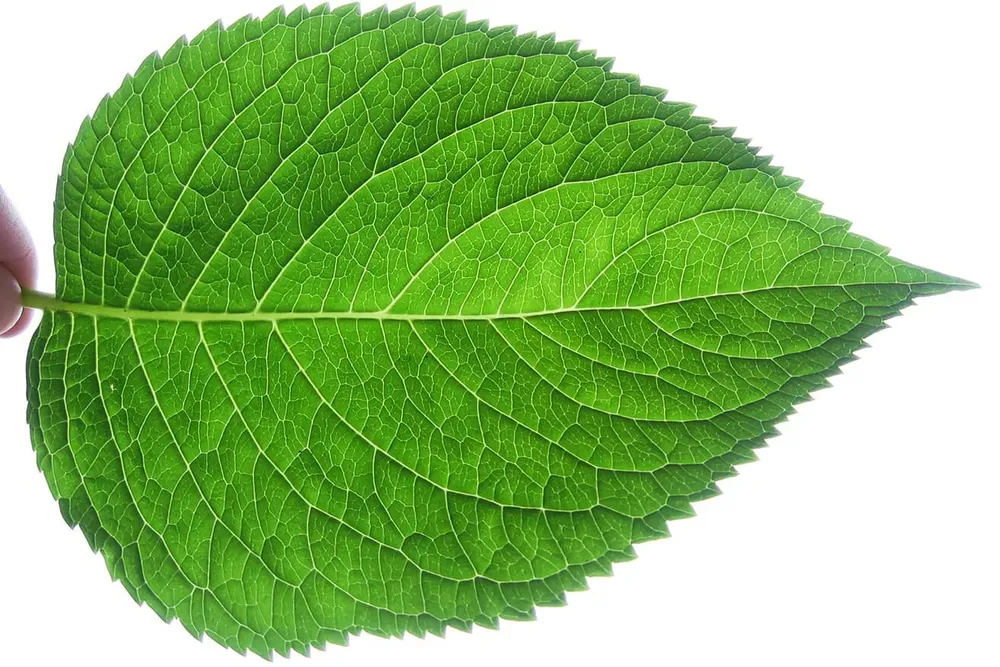
#> input picture images/leaf.webp, 1000 x 667 px, shrunk from 1313 x 876 before the run
$ jupyter execute GaborFilter.ipynb
#> lines starting #> are read from the running program, lines starting #| are printed output that depends on the picture
[cell 1]
import matplotlib.pyplot as plt
import cv2
import os

[cell 2]
image_path = os.path.join("..", "images", "leaf.webp")
image = cv2.imread(image_path)
#> image is the input picture: shape (667, 1000, 3); mean B, G, R 119, 190.4, 146.9
gray_image = cv2.cvtColor(image, cv2.COLOR_BGR2GRAY)
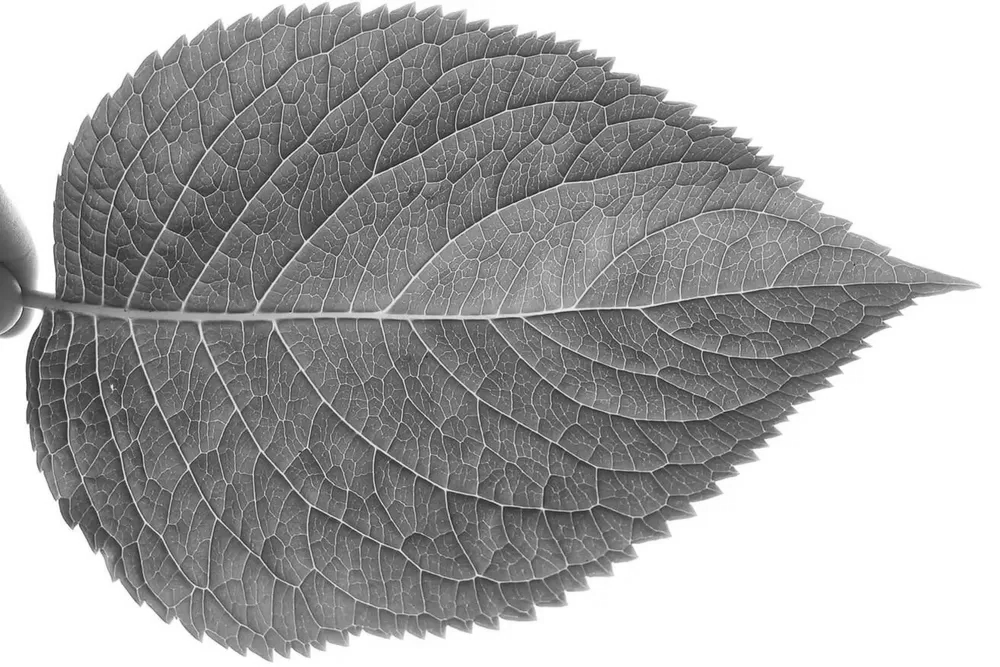
#> gray_image: shape (667, 1000); min 27, max 255, mean 169.3

[cell 3]
def show_image(img,title,cmap=None):
    plt.figure(figsize=(3,3))
    plt.imshow(img,cmap=cmap)
    plt.title(title)
    plt.axis("off")
    plt.show()

[cell 4]
show_image(gray_image,"Gray image",cmap="gray")

[cell 5]
from skimage.filters import gabor
gabor_image, _ = gabor(gray_image,frequency=0.05)
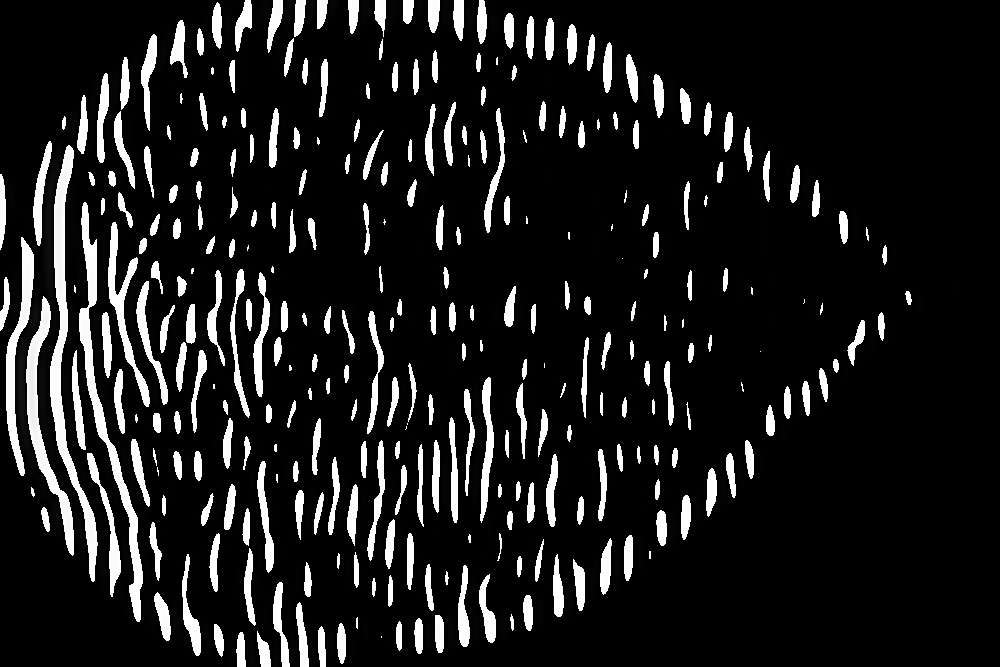
#> gabor_image: shape (667, 1000); min 0, max 255, mean 29.1

[cell 6]
show_image(gabor_image,"Gabor Filterd image",cmap="gray")

$ run again, with images/messi.webp copied over images/leaf.webp
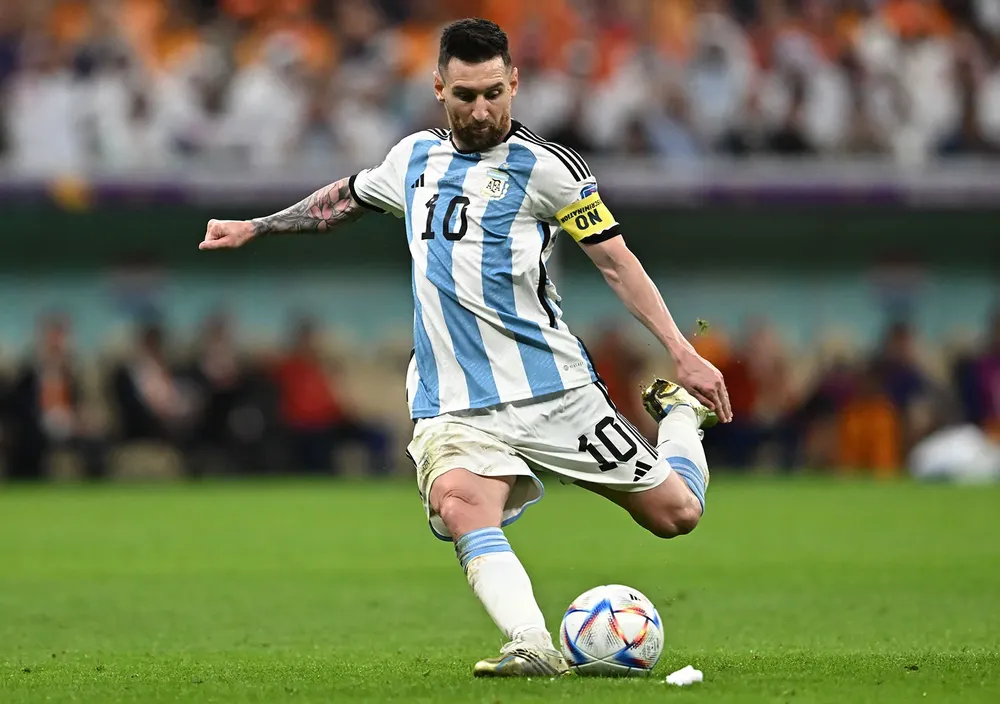
#> input picture images/messi.webp, 1000 x 704 px, shrunk from 1600 x 1126 before the run
#> image is the input picture: shape (704, 1000, 3); mean B, G, R 85.3, 117.1, 110.1
#> `gray_image = cv2.cvtColor(image, cv2.COLOR_BGR2GRAY)`:
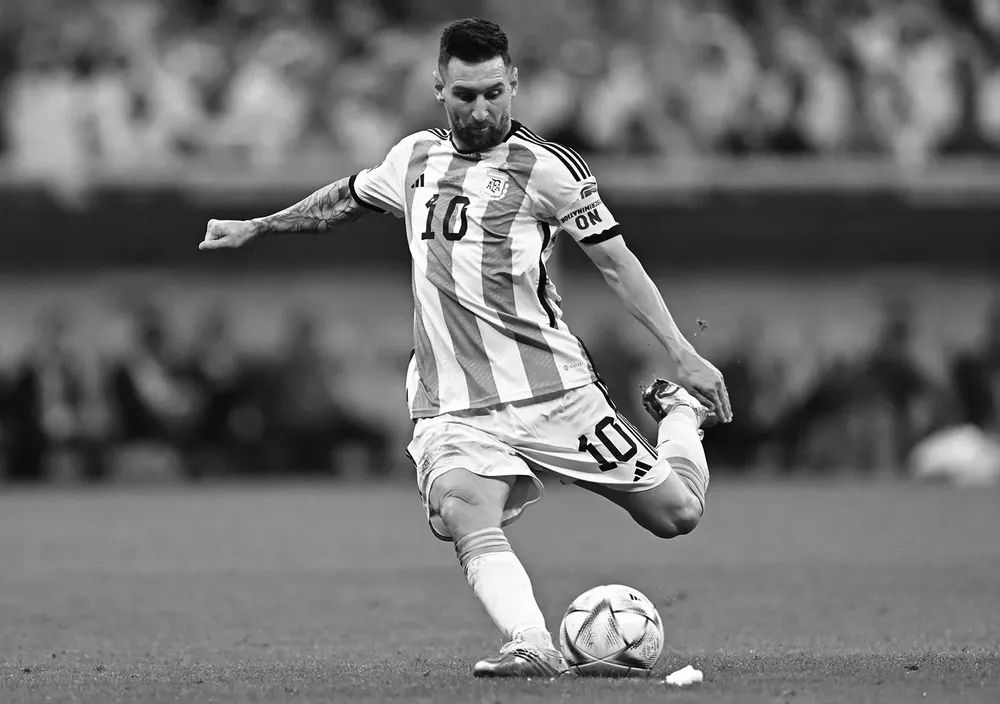
#> gray_image: shape (704, 1000); min 0, max 255, mean 111.4
#> `gabor_image, _ = gabor(gray_image,frequency=0.05)`:
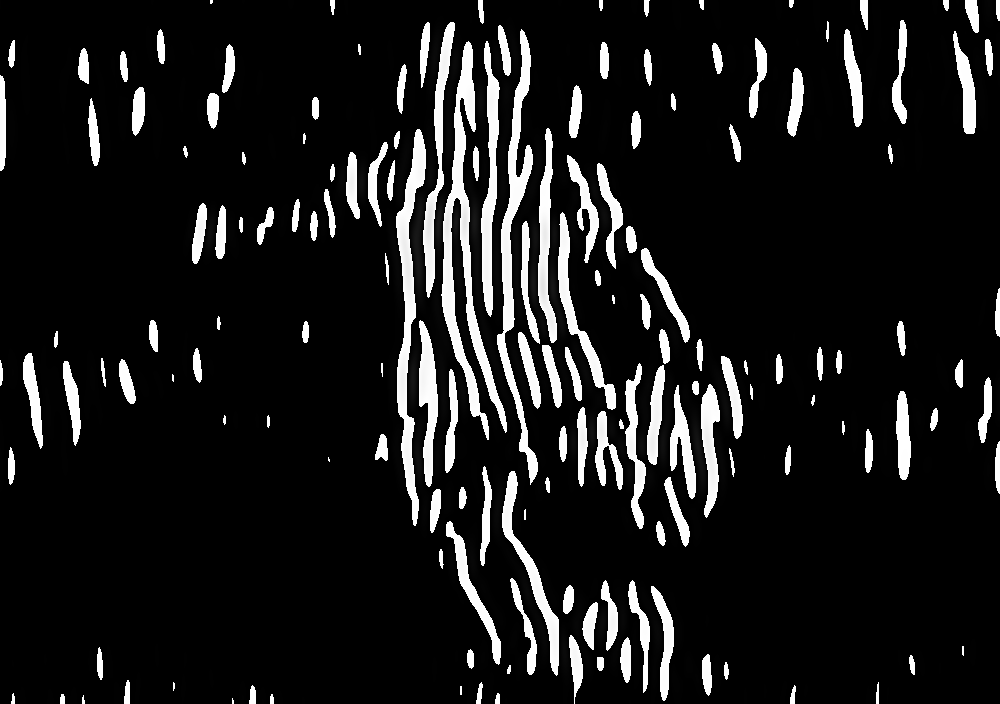
#> gabor_image: shape (704, 1000); min 0, max 255, mean 27.2
